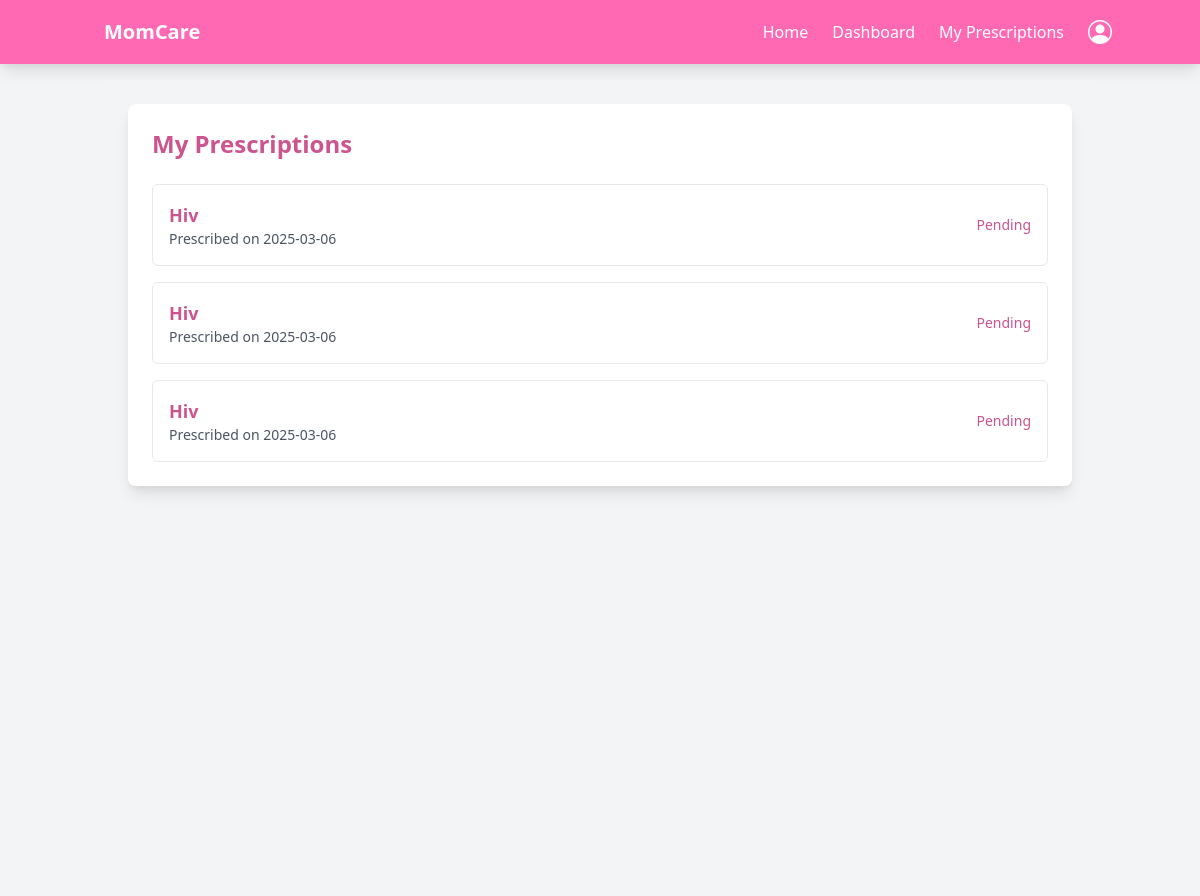
/antenental/my-prescriptions/ (signed in), run on an earlier commit of the app's database.
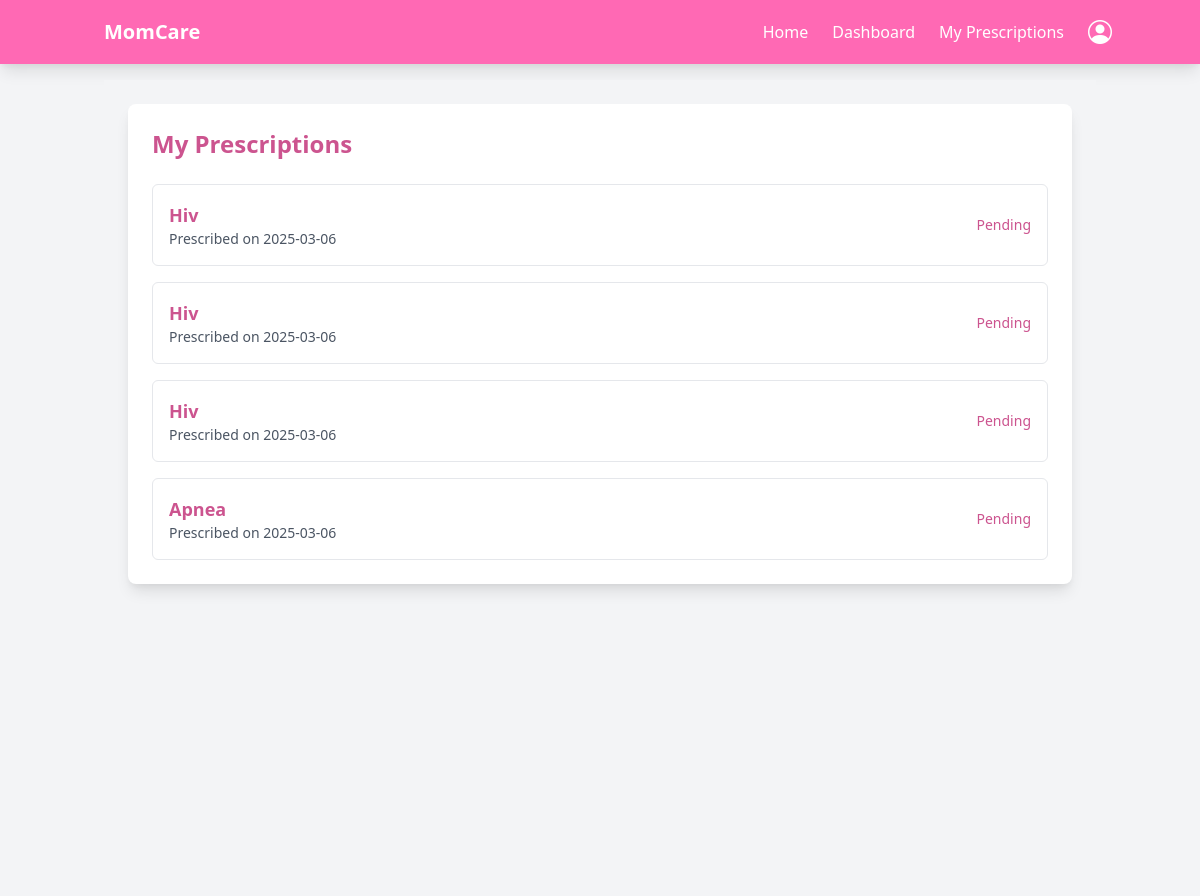
And on a later commit of the database.
### antenental/models.py (models this page shows, shortened)
class Prescription(models.Model):
    patient = models.ForeignKey(User, related_name='prescriptions', on_delete=models.CASCADE)  # Links to the registered patient
    doctor = models.ForeignKey(User, related_name='prescribed_by', on_delete=models.CASCADE)  # Links to the doctor who prescribed
    disease_condition = models.CharField(max_length=255)  # Disease or condition the patient is being treated for
    prescription_date = models.DateField(default=now)  # Date the prescription was made
    follow_up_date = models.DateField(null=True, blank=True)  # Latest date when the patient should have this checked
    extra_information = models.TextField(null=True, blank=True)  # Any additional information about the prescription
    cleared = models.BooleanField(default=False)  # Whether the prescription has been cleared or not
    cleared_date = models.DateTimeField(null=True, blank=True)  # Date when the prescription was cleared
    created_at = models.DateTimeField(auto_now_add=True)
    updated_at = models.DateTimeField(auto_now=True)

### antenental/views.py (the view)
# urls.py: path('my-prescriptions/',views.my_prescriptions, name='my_prescriptions'),
@login_required
def my_prescriptions(request):
    prescriptions = Prescription.objects.filter(patient=request.user)
    return render(request, 'antenatal/my_prescriptions.html', {
        'prescriptions': prescriptions,
    })

### templates/antenatal/my_prescriptions.html
{% extends 'base.html' %}
{% load static %}
{% block content %}
<main class="min-h-screen p-6 bg-gray-100">
    <div class="container mx-auto">
        <div class="bg-white p-6 rounded-lg shadow-lg">
            <h2 class="text-2xl font-bold text-hotpink-dark mb-6">My Prescriptions</h2>
            <div class="space-y-4">
                {% for prescription in prescriptions %}
                    <a href="{% url 'prescription_details' prescription.id %}" class="block p-4 border border-gray-200 rounded-md hover:bg-gray-50">
                        <div class="flex justify-between items-center">
                            <div>
                                <h3 class="text-lg font-semibold text-hotpink-dark">
                                    {{ prescription.disease_condition }}
                                </h3>
                                <p class="text-sm text-gray-600">Prescribed on {{ prescription.prescription_date|date:"Y-m-d" }}</p>
                            </div>
                            <div class="text-sm text-gray-500">
                                {% if prescription.cleared %}
                                    <span class="text-green-600">Cleared</span>
                                {% else %}
                                    <span class="text-hotpink-dark">Pending</span>
                                {% endif %}
                            </div>
                        </div>
                    </a>
                {% empty %}
                    <p class="text-gray-600">No prescriptions found.</p>
                {% endfor %}
            </div>
        </div>
    </div>
</main>
{% endblock %}

What changed in the data, as far as the page shows it:
added Prescription: disease_condition "Apnea", prescription_date "2025-03-06", cleared "Pending"
